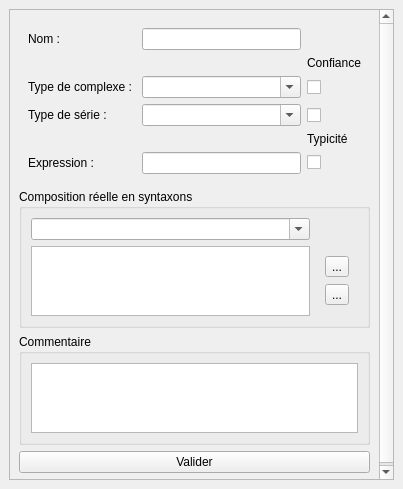
<?xml version="1.0" encoding="UTF-8"?>
<ui version="4.0">
 <class>DockWidget</class>
 <widget class="QDockWidget" name="DockWidget">
  <property name="geometry">
   <rect>
    <x>0</x>
    <y>0</y>
    <width>403</width>
    <height>489</height>
   </rect>
  </property>
  <property name="windowTitle">
   <string>Saisie Sigma Facies</string>
  </property>
  <widget class="QWidget" name="dockWidgetContents">
   <layout class="QGridLayout" name="gridLayout">
    <item row="0" column="0">
     <widget class="QScrollArea" name="scrollArea">
      <property name="widgetResizable">
       <bool>true</bool>
      </property>
      <widget class="QWidget" name="scrollAreaWidgetContents">
       <property name="geometry">
        <rect>
         <x>0</x>
         <y>0</y>
         <width>366</width>
         <height>449</height>
        </rect>
       </property>
       <layout class="QVBoxLayout" name="verticalLayout">
        <item>
         <widget class="QWidget" name="widget" native="true">
          <layout class="QGridLayout" name="gridLayout_2">
           <item row="4" column="2">
            <widget class="QLabel" name="label_5">
             <property name="text">
              <string>Typicité</string>
             </property>
            </widget>
           </item>
           <item row="3" column="2">
            <widget class="QCheckBox" name="cfce_serie">
             <property name="maximumSize">
              <size>
               <width>16</width>
               <height>16</height>
              </size>
             </property>
             <property name="text">
              <string/>
             </property>
             <property name="autoExclusive">
              <bool>false</bool>
             </property>
            </widget>
           </item>
           <item row="5" column="1">
            <widget class="QLineEdit" name="expression"/>
           </item>
           <item row="5" column="0">
            <widget class="QLabel" name="label">
             <property name="text">
              <string>Expression :</string>
             </property>
            </widget>
           </item>
           <item row="5" column="2">
            <widget class="QCheckBox" name="typicite">
             <property name="text">
              <string/>
             </property>
            </widget>
           </item>
           <item row="3" column="1">
            <widget class="QComboBox" name="typ_serie">
             <property name="editable">
              <bool>true</bool>
             </property>
            </widget>
           </item>
           <item row="3" column="0">
            <widget class="QLabel" name="label_8">
             <property name="text">
              <string>Type de série : </string>
             </property>
            </widget>
           </item>
           <item row="2" column="2">
            <widget class="QCheckBox" name="cfce_cplx">
             <property name="sizePolicy">
              <sizepolicy hsizetype="Fixed" vsizetype="Fixed">
               <horstretch>0</horstretch>
               <verstretch>0</verstretch>
              </sizepolicy>
             </property>
             <property name="maximumSize">
              <size>
               <width>16</width>
               <height>16</height>
              </size>
             </property>
             <property name="text">
              <string/>
             </property>
             <property name="autoExclusive">
              <bool>false</bool>
             </property>
            </widget>
           </item>
           <item row="2" column="0">
            <widget class="QLabel" name="label_2">
             <property name="text">
              <string>Type de complexe : </string>
             </property>
            </widget>
           </item>
           <item row="2" column="1">
            <widget class="QComboBox" name="typ_cplx">
             <property name="editable">
              <bool>true</bool>
             </property>
            </widget>
           </item>
           <item row="1" column="2">
            <widget class="QLabel" name="label_9">
             <property name="text">
              <string>Confiance</string>
             </property>
            </widget>
           </item>
           <item row="0" column="0">
            <widget class="QLabel" name="label_nom_sf">
             <property name="text">
              <string>Nom : </string>
             </property>
            </widget>
           </item>
           <item row="0" column="1">
            <widget class="QLineEdit" name="line_edit_nom_sf"/>
           </item>
          </layout>
         </widget>
        </item>
        <item>
         <widget class="QGroupBox" name="groupBox_dim_point_2">
          <property name="title">
           <string>Composition réelle en syntaxons</string>
          </property>
          <layout class="QGridLayout" name="gridLayout_3">
           <item row="0" column="2">
            <widget class="QComboBox" name="cb_box_compo_syntax">
             <property name="editable">
              <bool>true</bool>
             </property>
            </widget>
           </item>
           <item row="1" column="3">
            <widget class="QWidget" name="widget_2" native="true">
             <property name="sizePolicy">
              <sizepolicy hsizetype="Fixed" vsizetype="Preferred">
               <horstretch>0</horstretch>
               <verstretch>0</verstretch>
              </sizepolicy>
             </property>
             <layout class="QVBoxLayout" name="verticalLayout_4">
              <item>
               <widget class="QToolButton" name="psh_btn_add_syntax">
                <property name="text">
                 <string>...</string>
                </property>
                <property name="icon">
                 <iconset>
                  <normaloff>:/plugins/SaisieCarhab/resources/img/add_element.png</normaloff>:/plugins/SaisieCarhab/resources/img/add_element.png</iconset>
                </property>
               </widget>
              </item>
              <item>
               <widget class="QToolButton" name="psh_btn_del_syntax">
                <property name="text">
                 <string>...</string>
                </property>
                <property name="icon">
                 <iconset>
                  <normaloff>:/plugins/SaisieCarhab/resources/img/close_job.png</normaloff>:/plugins/SaisieCarhab/resources/img/close_job.png</iconset>
                </property>
               </widget>
              </item>
             </layout>
            </widget>
           </item>
           <item row="1" column="2">
            <widget class="QListWidget" name="list_syntax"/>
           </item>
          </layout>
         </widget>
        </item>
        <item>
         <widget class="QGroupBox" name="groupBox_9">
          <property name="title">
           <string>Commentaire</string>
          </property>
          <layout class="QVBoxLayout" name="verticalLayout_2">
           <item>
            <widget class="QTextEdit" name="rmq"/>
           </item>
          </layout>
         </widget>
        </item>
        <item>
         <widget class="QPushButton" name="psh_btn_val_sf">
          <property name="text">
           <string>Valider</string>
          </property>
         </widget>
        </item>
       </layout>
      </widget>
     </widget>
    </item>
   </layout>
  </widget>
 </widget>
 <resources/>
 <connections/>
</ui>
